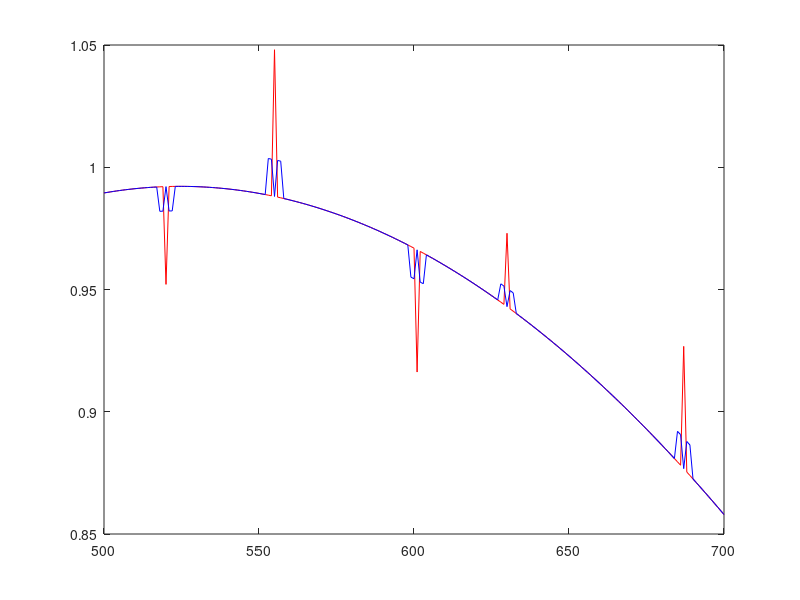

Write MATLAB code to recreate this figure.
% 2. Filter Outliers

load raw_data.mat;

% Filter
filter = signal;


for k = 504:696
    
    mean_w_curr = (signal(k-2)+signal(k-1)+signal(k)+signal(k+1)+signal(k+2))/5;
    mean_wo_curr = (signal(k-2)+signal(k-1)+signal(k+1)+signal(k+2))/4;
    
    if abs(mean_w_curr - mean_wo_curr) > 0.001
    filter(k) = mean_wo_curr;
    end   
end

% Plot Signal vs Filter;
plot(500:700, signal(500:700), 'r', 500:700, filter(500:700), 'b')

